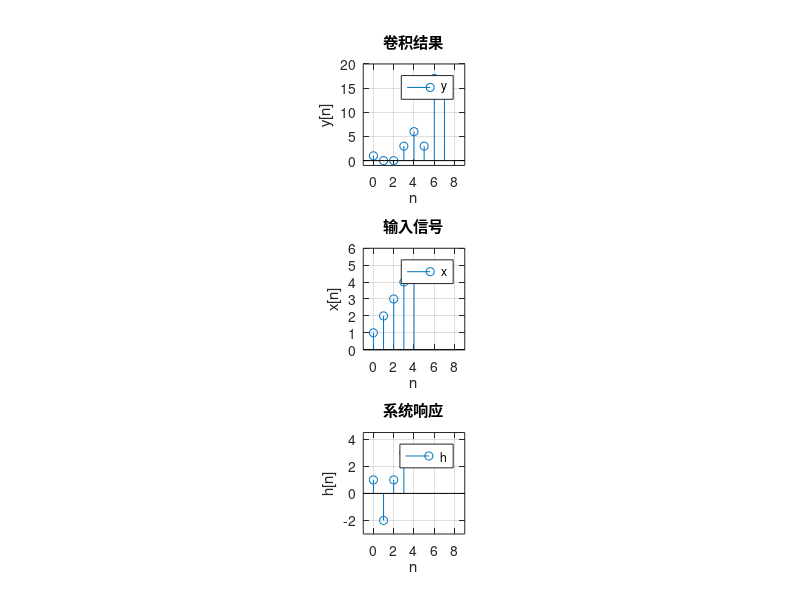

This chart was generated by the following MATLAB code:
clear;

x = [1, 2, 3, 4, 5];
h = [1, -2, 1, 3];
y = conv(x, h);

subplot(3, 1, 1);
stem(0:(length(x) + length(h) - 2), y);
grid on; % 显示网格
axis square;
axis([-1 9 -1 20]); % 设置坐标轴范围
title('卷积结果');
legend("y");
xlabel('n');
ylabel('y[n]');

% 第二项
subplot(3, 1, 2);
stem(0:(length(x) - 1), x);
grid on; % 显示网格
axis square;
axis([-1 9 0 6]); % 设置坐标轴范围
title('输入信号');
legend("x");
xlabel('n');
ylabel('x[n]');

% 第三项
subplot(3, 1, 3);
stem(0:(length(h) - 1), h);
grid on; % 显示网格
axis square;
axis([-1 9 -3 4.5]); % 设置坐标轴范围
title('系统响应');
legend("h");
xlabel('n');
ylabel('h[n]');
